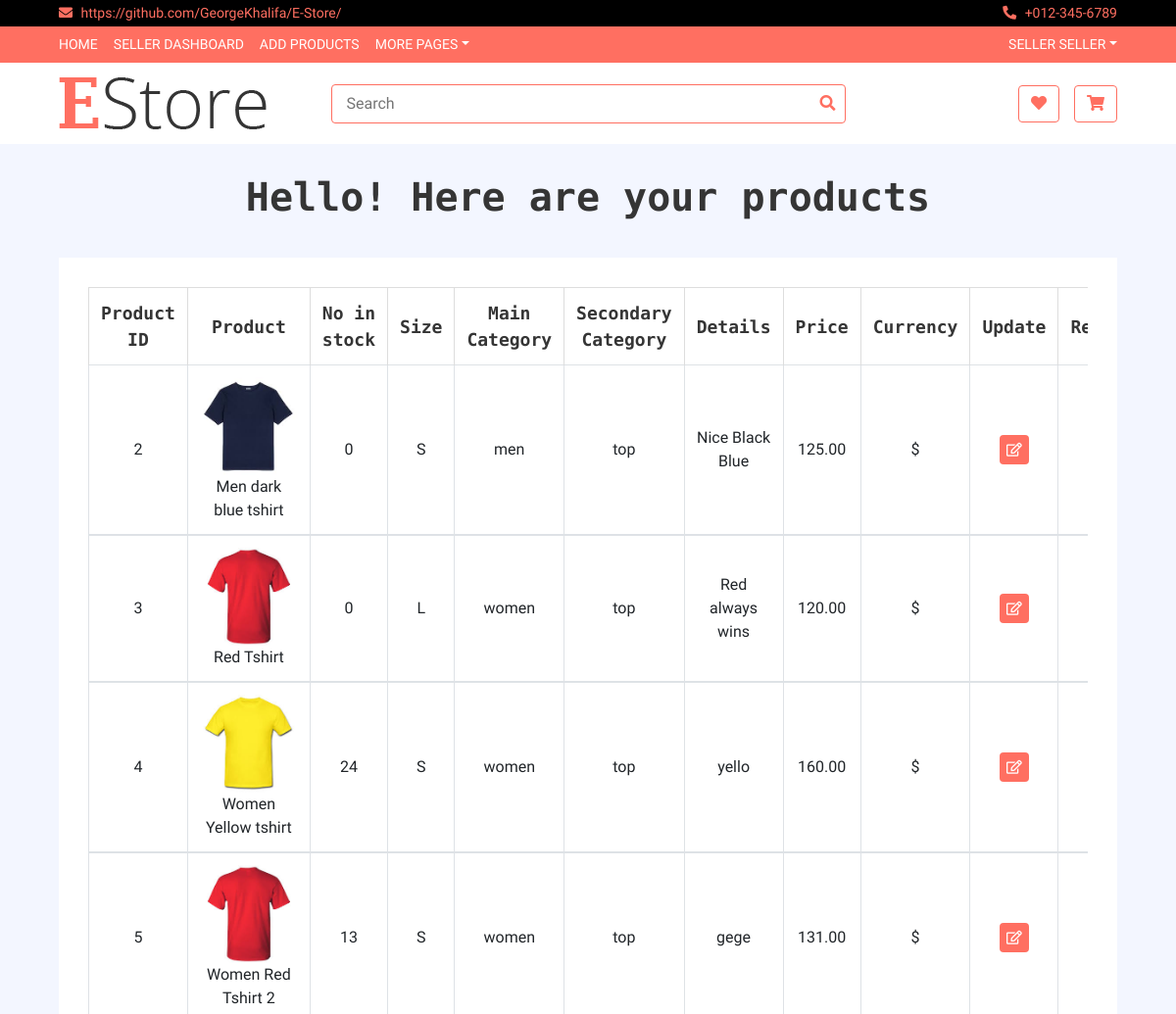
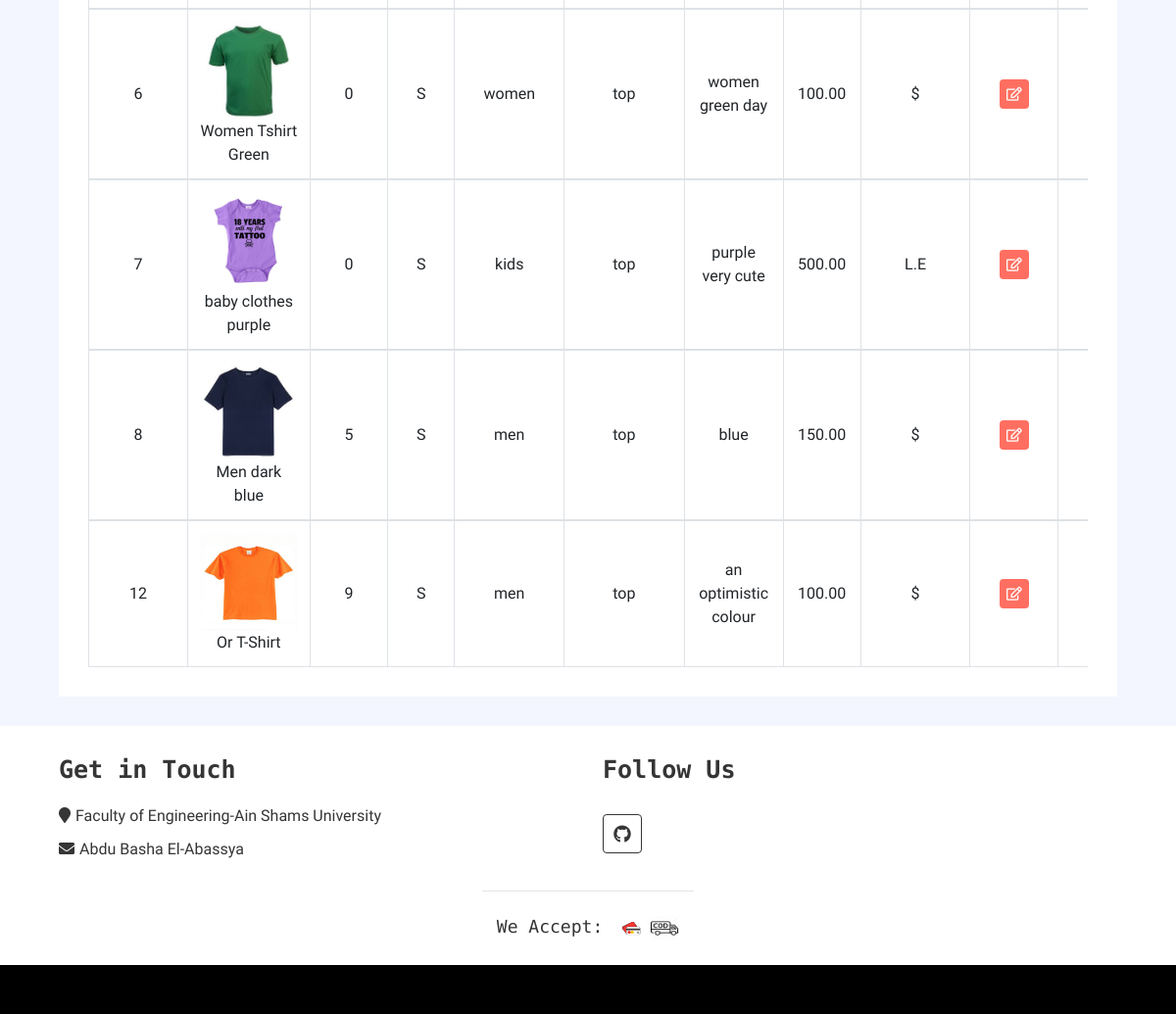
Page /App1/product_status/ (signed in) on the earlier database version (2 pictures, top to bottom).
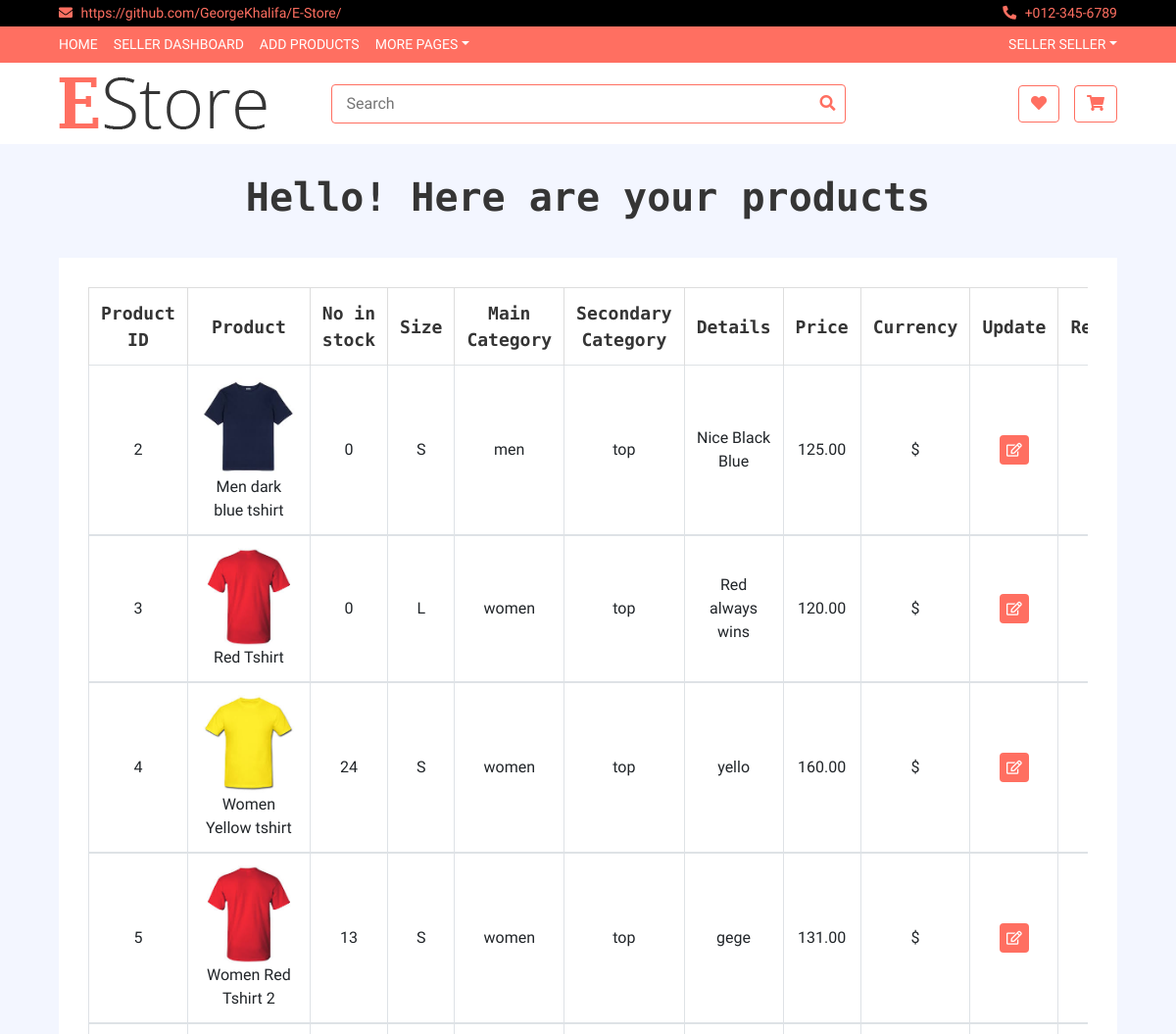
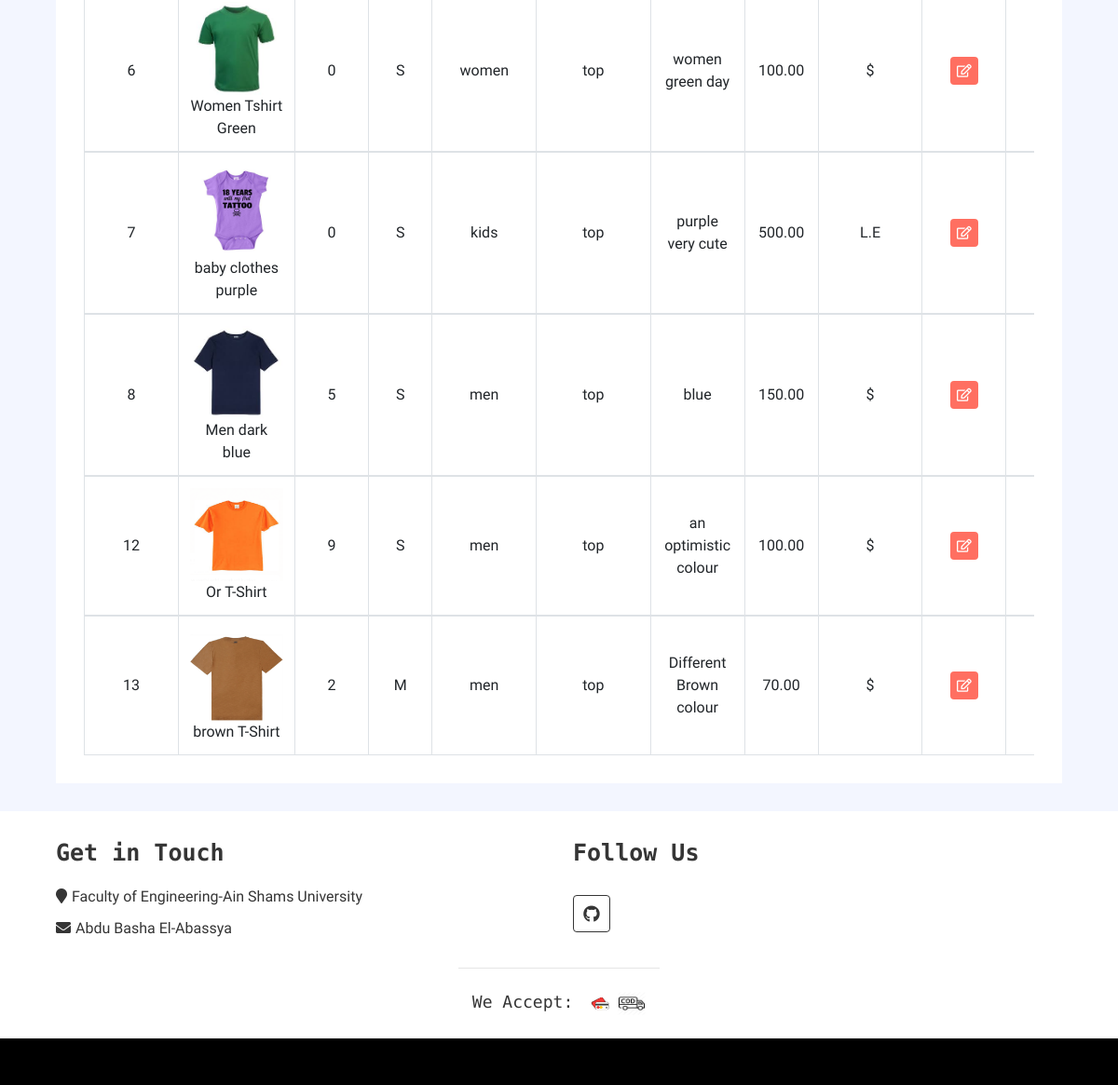
Same page on the later database version (2 pictures, top to bottom).
### App1/models.py (models this page shows, shortened)
class Product(models.Model):
    id = models.AutoField(primary_key=True)
    seller = models.ForeignKey(to = User,on_delete = models.CASCADE)
    name=models.CharField(max_length=20,default='')
    in_stock = models.PositiveIntegerField()
    currency =  models.CharField(default='$',choices=currency_choices,max_length=20)
    size = models.CharField(default='S',choices=size_choices,max_length=20)
    price = models.DecimalField(max_length = 13, decimal_places = 2, max_digits = 10) #product_price
    picture = models.ImageField(upload_to = 'product_picture/', default = 'null.png')
    main_category= models.CharField(default='Men',choices=main_category_choices,max_length=20)
    secondary_category=  models.CharField(default='Top',choices=secondary_choices,max_length=20)
    details=models.CharField(default='',max_length=1999)
    views = models.ManyToManyField(User,related_name='view',default=None,blank=True)
    favourites =models.ManyToManyField(User,related_name='favourite',default=None,blank=True)

### App1/views.py (the view)
@login_required
def product_status(request):
    result = C.product_status_c(request)
    return result

### App1/context_processors.py (called while the page is built)
def add_variable_to_context(request):
    if(request.user.is_authenticated and not request.user.is_superuser):
        actual_user = UserInfo.objects.filter(user = request.user)[0]
        firstname = request.user.first_name
        lastname = request.user.last_name
        if actual_user.BuyerOrSeller == 'seller':
            sellerflag = True
        else:
            sellerflag = False
    else:
        sellerflag = False
        firstname = ""
        lastname = ""
    return {
        'sellerflag': sellerflag, 'firstname': firstname, 'lastname': lastname
    }

### App1/views.py (called while the page is built)
    def product_status_c(self, request):
        Products=Product.objects.filter(seller=request.user)
        return render(request,'App1/product_status.html',{'editupdate':Products})

### templates/App1/product_status.html (shortened to what this page needs)
{% extends 'App1/base.html'%}
{% block body_block %}
    <h1 style="text-align:center">Hello! Here are your products</h1>
    <div class="wishlist-page">
            <div class="container-fluid">
                <div class="wishlist-page-inner">
                    <div class="row">
                        <div class="col-md-12">
                            <div class="table-responsive">
                                <table class="table table-bordered">
                                    <thead class="thead-dark">
                                        <tr>
                                            <th>Product ID</th>
                                            <th>Product</th>
                                            <th>No in stock</th>
                                            <th>Size</th>
                                            <th>Main Category</th>
                                            <th>Secondary Category</th>
                                            <th>Details</th>
                                            <th>Price</th>
                                            <th>Currency</th>
                                            <th>Update</th>
                                            <th>Remove</th>
                                        </tr>
                                    </thead>
                                    <tbody class="align-middle">
                                      {%for item in editupdate%}
                                      <tr>
                                      <td>{{item.id}}</td>
                                      <td><img src="{{item.picture.url}}" alt="Product Image" height=100px width=100px>{{item.name}}</td>
                                      <td>{{item.in_stock}}</td>
                                      <td>{{item.size}}</td>
                                      <td>{{item.main_category}}</td>
                                      <td>{{item.secondary_category}}</td>
                                      <td>{{item.details}}</td>
                                      <td>{{item.price}}</td>
                                      <td>{{item.currency}}</td>
                                      <td>
                                       <a href="{%url 'App1:edit_product' item.id %}"><button><i class="far fa-edit"></i></button></a>
                                      </td>
                                       <td><a href="{% url 'App1:remove_product' item.id%}"><button></button></a></td>
                                      </tr>
                                      </tbody>
                                     {% endfor %}
                                </table>
                            </div>
                        </div>
                    </div>
                </div>
            </div>
        </div>
{% endblock %}

Differences in the rows shown:
added Product: id "13", picture (picture), name "brown T-Shirt", in_stock "2", size "M", main_category "men", secondary_category "top", details "Different Brown colour", price "70.00", currency "$"
